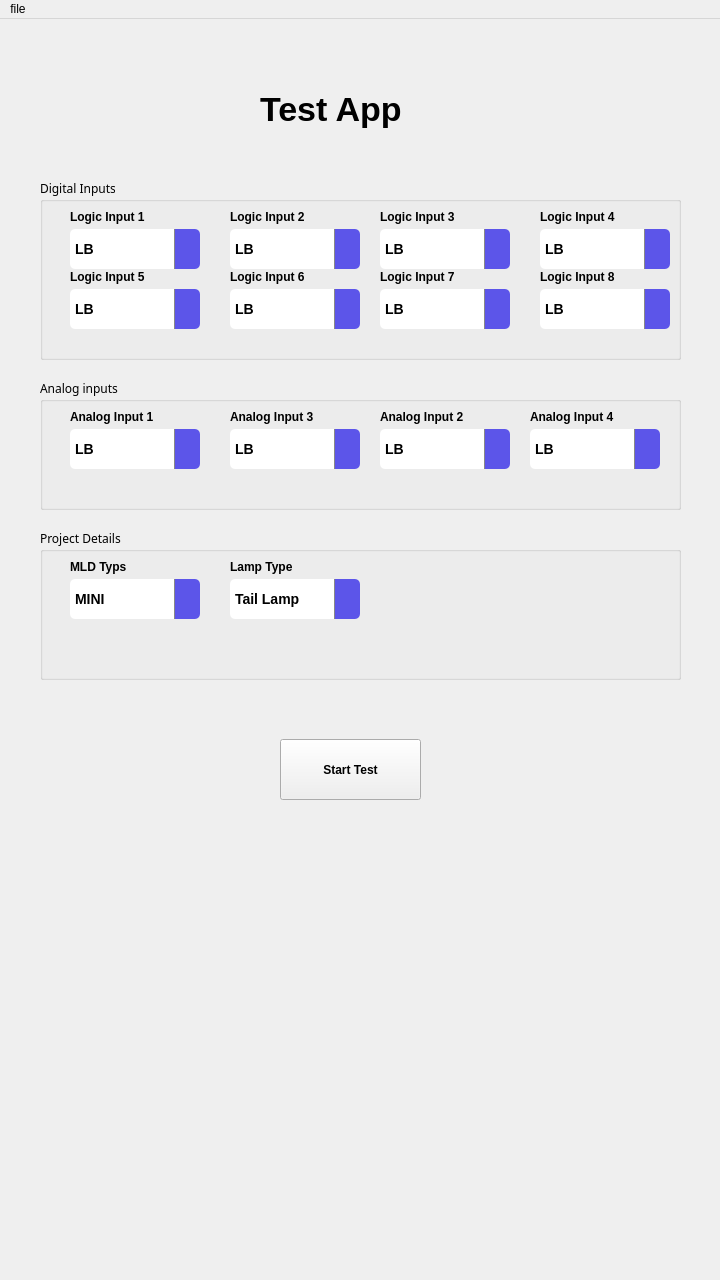
<?xml version="1.0" encoding="UTF-8"?>
<ui version="4.0">
 <class>MainWindow</class>
 <widget class="QMainWindow" name="MainWindow">
  <property name="geometry">
   <rect>
    <x>0</x>
    <y>0</y>
    <width>720</width>
    <height>1280</height>
   </rect>
  </property>
  <property name="windowTitle">
   <string>MainWindow</string>
  </property>
  <property name="styleSheet">
   <string notr="true">/* Closed (default) QComboBox view */
QComboBox {
    background-color: white;
    color: black;
    min-width: 120px;
    min-height: 30px;
    font-size: 14px;
    font-weight: bold;
    border-radius: 5px;
    padding: 5px;
}

/* Drop-down arrow */
QComboBox::drop-down {
    subcontrol-origin: padding;
    subcontrol-position: top right;
    width: 25px;
    background-color: #5c55e9;
    border-left: 1px solid #888;
    border-top-right-radius: 5px;
    border-bottom-right-radius: 5px;
}

/* Drop-down arrow icon */
QComboBox::down-arrow {
    image: none; /* Optional: remove built-in arrow if you want to add your own */
    border: none;
}

/* Drop-down list (popup) */
QComboBox QAbstractItemView {
    background-color: #5c55e9;  /* Popup background */
    color: white;               /* Popup text */
    selection-background-color: #3d4ef2;
    selection-color: white;
    border: none;
}
</string>
  </property>
  <widget class="QWidget" name="centralwidget">
   <property name="styleSheet">
    <string notr="true"/>
   </property>
   <widget class="QGroupBox" name="groupBox">
    <property name="geometry">
     <rect>
      <x>40</x>
      <y>160</y>
      <width>641</width>
      <height>181</height>
     </rect>
    </property>
    <property name="font">
     <font>
      <family>Segoe UI,sans-serif</family>
     </font>
    </property>
    <property name="styleSheet">
     <string notr="true"/>
    </property>
    <property name="title">
     <string>Digital Inputs </string>
    </property>
    <widget class="QLabel" name="label">
     <property name="geometry">
      <rect>
       <x>30</x>
       <y>30</y>
       <width>111</width>
       <height>16</height>
      </rect>
     </property>
     <property name="font">
      <font>
       <weight>75</weight>
       <bold>true</bold>
      </font>
     </property>
     <property name="text">
      <string>Logic Input 1 </string>
     </property>
    </widget>
    <widget class="QLabel" name="label_2">
     <property name="geometry">
      <rect>
       <x>190</x>
       <y>30</y>
       <width>91</width>
       <height>16</height>
      </rect>
     </property>
     <property name="font">
      <font>
       <weight>75</weight>
       <bold>true</bold>
      </font>
     </property>
     <property name="text">
      <string>Logic Input 2</string>
     </property>
    </widget>
    <widget class="QLabel" name="label_7">
     <property name="geometry">
      <rect>
       <x>190</x>
       <y>90</y>
       <width>81</width>
       <height>16</height>
      </rect>
     </property>
     <property name="font">
      <font>
       <weight>75</weight>
       <bold>true</bold>
      </font>
     </property>
     <property name="text">
      <string>Logic Input 6</string>
     </property>
    </widget>
    <widget class="QLabel" name="label_8">
     <property name="geometry">
      <rect>
       <x>30</x>
       <y>90</y>
       <width>121</width>
       <height>16</height>
      </rect>
     </property>
     <property name="font">
      <font>
       <weight>75</weight>
       <bold>true</bold>
      </font>
     </property>
     <property name="text">
      <string>Logic Input 5</string>
     </property>
    </widget>
    <widget class="QComboBox" name="comboBox_14">
     <property name="geometry">
      <rect>
       <x>190</x>
       <y>50</y>
       <width>130</width>
       <height>40</height>
      </rect>
     </property>
     <property name="font">
      <font>
       <pointsize>-1</pointsize>
       <weight>75</weight>
       <bold>true</bold>
      </font>
     </property>
     <item>
      <property name="text">
       <string>LB</string>
      </property>
     </item>
     <item>
      <property name="text">
       <string>HB</string>
      </property>
     </item>
     <item>
      <property name="text">
       <string>DRL/POL</string>
      </property>
     </item>
     <item>
      <property name="text">
       <string>TI</string>
      </property>
     </item>
     <item>
      <property name="text">
       <string>Animation</string>
      </property>
     </item>
     <item>
      <property name="text">
       <string>Stop</string>
      </property>
     </item>
     <item>
      <property name="text">
       <string>Tail</string>
      </property>
     </item>
     <item>
      <property name="text">
       <string>Side Marker</string>
      </property>
     </item>
     <item>
      <property name="text">
       <string>Seq TI</string>
      </property>
     </item>
    </widget>
    <widget class="QComboBox" name="comboBox_13">
     <property name="geometry">
      <rect>
       <x>190</x>
       <y>110</y>
       <width>130</width>
       <height>40</height>
      </rect>
     </property>
     <property name="font">
      <font>
       <pointsize>-1</pointsize>
       <weight>75</weight>
       <bold>true</bold>
      </font>
     </property>
     <item>
      <property name="text">
       <string>LB</string>
      </property>
     </item>
     <item>
      <property name="text">
       <string>HB</string>
      </property>
     </item>
     <item>
      <property name="text">
       <string>DRL/POL</string>
      </property>
     </item>
     <item>
      <property name="text">
       <string>TI</string>
      </property>
     </item>
     <item>
      <property name="text">
       <string>Animation</string>
      </property>
     </item>
     <item>
      <property name="text">
       <string>Stop</string>
      </property>
     </item>
     <item>
      <property name="text">
       <string>Tail</string>
      </property>
     </item>
     <item>
      <property name="text">
       <string>Side Marker</string>
      </property>
     </item>
     <item>
      <property name="text">
       <string>Seq TI</string>
      </property>
     </item>
    </widget>
    <widget class="QComboBox" name="comboBox_12">
     <property name="geometry">
      <rect>
       <x>30</x>
       <y>50</y>
       <width>130</width>
       <height>40</height>
      </rect>
     </property>
     <property name="font">
      <font>
       <pointsize>-1</pointsize>
       <weight>75</weight>
       <bold>true</bold>
      </font>
     </property>
     <item>
      <property name="text">
       <string>LB</string>
      </property>
     </item>
     <item>
      <property name="text">
       <string>HB</string>
      </property>
     </item>
     <item>
      <property name="text">
       <string>DRL/POL</string>
      </property>
     </item>
     <item>
      <property name="text">
       <string>TI</string>
      </property>
     </item>
     <item>
      <property name="text">
       <string>Animation</string>
      </property>
     </item>
     <item>
      <property name="text">
       <string>Stop</string>
      </property>
     </item>
     <item>
      <property name="text">
       <string>Tail</string>
      </property>
     </item>
     <item>
      <property name="text">
       <string>Side Marker</string>
      </property>
     </item>
     <item>
      <property name="text">
       <string>Seq TI</string>
      </property>
     </item>
    </widget>
    <widget class="QComboBox" name="comboBox_7">
     <property name="geometry">
      <rect>
       <x>30</x>
       <y>110</y>
       <width>130</width>
       <height>40</height>
      </rect>
     </property>
     <property name="font">
      <font>
       <pointsize>-1</pointsize>
       <weight>75</weight>
       <bold>true</bold>
      </font>
     </property>
     <item>
      <property name="text">
       <string>LB</string>
      </property>
     </item>
     <item>
      <property name="text">
       <string>HB</string>
      </property>
     </item>
     <item>
      <property name="text">
       <string>DRL/POL</string>
      </property>
     </item>
     <item>
      <property name="text">
       <string>TI</string>
      </property>
     </item>
     <item>
      <property name="text">
       <string>Animation</string>
      </property>
     </item>
     <item>
      <property name="text">
       <string>Stop</string>
      </property>
     </item>
     <item>
      <property name="text">
       <string>Tail</string>
      </property>
     </item>
     <item>
      <property name="text">
       <string>Side Marker</string>
      </property>
     </item>
     <item>
      <property name="text">
       <string>Seq TI</string>
      </property>
     </item>
    </widget>
    <widget class="QComboBox" name="comboBox_22">
     <property name="geometry">
      <rect>
       <x>340</x>
       <y>50</y>
       <width>130</width>
       <height>40</height>
      </rect>
     </property>
     <property name="font">
      <font>
       <pointsize>-1</pointsize>
       <weight>75</weight>
       <bold>true</bold>
      </font>
     </property>
     <item>
      <property name="text">
       <string>LB</string>
      </property>
     </item>
     <item>
      <property name="text">
       <string>HB</string>
      </property>
     </item>
     <item>
      <property name="text">
       <string>DRL/POL</string>
      </property>
     </item>
     <item>
      <property name="text">
       <string>TI</string>
      </property>
     </item>
     <item>
      <property name="text">
       <string>Animation</string>
      </property>
     </item>
     <item>
      <property name="text">
       <string>Stop</string>
      </property>
     </item>
     <item>
      <property name="text">
       <string>Tail</string>
      </property>
     </item>
     <item>
      <property name="text">
       <string>Side Marker</string>
      </property>
     </item>
     <item>
      <property name="text">
       <string>Seq TI</string>
      </property>
     </item>
    </widget>
    <widget class="QLabel" name="label_17">
     <property name="geometry">
      <rect>
       <x>500</x>
       <y>30</y>
       <width>111</width>
       <height>16</height>
      </rect>
     </property>
     <property name="font">
      <font>
       <weight>75</weight>
       <bold>true</bold>
      </font>
     </property>
     <property name="text">
      <string>Logic Input 4</string>
     </property>
    </widget>
    <widget class="QLabel" name="label_18">
     <property name="geometry">
      <rect>
       <x>340</x>
       <y>30</y>
       <width>111</width>
       <height>16</height>
      </rect>
     </property>
     <property name="font">
      <font>
       <weight>75</weight>
       <bold>true</bold>
      </font>
     </property>
     <property name="text">
      <string>Logic Input 3</string>
     </property>
    </widget>
    <widget class="QLabel" name="label_19">
     <property name="geometry">
      <rect>
       <x>500</x>
       <y>90</y>
       <width>111</width>
       <height>16</height>
      </rect>
     </property>
     <property name="font">
      <font>
       <weight>75</weight>
       <bold>true</bold>
      </font>
     </property>
     <property name="text">
      <string>Logic Input 8</string>
     </property>
    </widget>
    <widget class="QComboBox" name="comboBox_23">
     <property name="geometry">
      <rect>
       <x>500</x>
       <y>110</y>
       <width>130</width>
       <height>40</height>
      </rect>
     </property>
     <property name="font">
      <font>
       <pointsize>-1</pointsize>
       <weight>75</weight>
       <bold>true</bold>
      </font>
     </property>
     <item>
      <property name="text">
       <string>LB</string>
      </property>
     </item>
     <item>
      <property name="text">
       <string>HB</string>
      </property>
     </item>
     <item>
      <property name="text">
       <string>DRL/POL</string>
      </property>
     </item>
     <item>
      <property name="text">
       <string>TI</string>
      </property>
     </item>
     <item>
      <property name="text">
       <string>Animation</string>
      </property>
     </item>
     <item>
      <property name="text">
       <string>Stop</string>
      </property>
     </item>
     <item>
      <property name="text">
       <string>Tail</string>
      </property>
     </item>
     <item>
      <property name="text">
       <string>Side Marker</string>
      </property>
     </item>
     <item>
      <property name="text">
       <string>Seq TI</string>
      </property>
     </item>
    </widget>
    <widget class="QComboBox" name="comboBox_24">
     <property name="geometry">
      <rect>
       <x>340</x>
       <y>110</y>
       <width>130</width>
       <height>40</height>
      </rect>
     </property>
     <property name="font">
      <font>
       <pointsize>-1</pointsize>
       <weight>75</weight>
       <bold>true</bold>
      </font>
     </property>
     <item>
      <property name="text">
       <string>LB</string>
      </property>
     </item>
     <item>
      <property name="text">
       <string>HB</string>
      </property>
     </item>
     <item>
      <property name="text">
       <string>DRL/POL</string>
      </property>
     </item>
     <item>
      <property name="text">
       <string>TI</string>
      </property>
     </item>
     <item>
      <property name="text">
       <string>Animation</string>
      </property>
     </item>
     <item>
      <property name="text">
       <string>Stop</string>
      </property>
     </item>
     <item>
      <property name="text">
       <string>Tail</string>
      </property>
     </item>
     <item>
      <property name="text">
       <string>Side Marker</string>
      </property>
     </item>
     <item>
      <property name="text">
       <string>Seq TI</string>
      </property>
     </item>
    </widget>
    <widget class="QComboBox" name="comboBox_25">
     <property name="geometry">
      <rect>
       <x>500</x>
       <y>50</y>
       <width>130</width>
       <height>40</height>
      </rect>
     </property>
     <property name="font">
      <font>
       <pointsize>-1</pointsize>
       <weight>75</weight>
       <bold>true</bold>
      </font>
     </property>
     <item>
      <property name="text">
       <string>LB</string>
      </property>
     </item>
     <item>
      <property name="text">
       <string>HB</string>
      </property>
     </item>
     <item>
      <property name="text">
       <string>DRL/POL</string>
      </property>
     </item>
     <item>
      <property name="text">
       <string>TI</string>
      </property>
     </item>
     <item>
      <property name="text">
       <string>Animation</string>
      </property>
     </item>
     <item>
      <property name="text">
       <string>Stop</string>
      </property>
     </item>
     <item>
      <property name="text">
       <string>Tail</string>
      </property>
     </item>
     <item>
      <property name="text">
       <string>Side Marker</string>
      </property>
     </item>
     <item>
      <property name="text">
       <string>Seq TI</string>
      </property>
     </item>
    </widget>
    <widget class="QLabel" name="label_20">
     <property name="geometry">
      <rect>
       <x>340</x>
       <y>90</y>
       <width>111</width>
       <height>16</height>
      </rect>
     </property>
     <property name="font">
      <font>
       <weight>75</weight>
       <bold>true</bold>
      </font>
     </property>
     <property name="text">
      <string>Logic Input 7</string>
     </property>
    </widget>
   </widget>
   <widget class="QGroupBox" name="groupBox_2">
    <property name="geometry">
     <rect>
      <x>40</x>
      <y>360</y>
      <width>641</width>
      <height>131</height>
     </rect>
    </property>
    <property name="font">
     <font>
      <family>Segoe UI,sans-serif</family>
     </font>
    </property>
    <property name="title">
     <string>Analog inputs </string>
    </property>
    <widget class="QLabel" name="label_9">
     <property name="geometry">
      <rect>
       <x>30</x>
       <y>30</y>
       <width>121</width>
       <height>16</height>
      </rect>
     </property>
     <property name="font">
      <font>
       <weight>75</weight>
       <bold>true</bold>
      </font>
     </property>
     <property name="text">
      <string>Analog Input 1 </string>
     </property>
    </widget>
    <widget class="QLabel" name="label_10">
     <property name="geometry">
      <rect>
       <x>340</x>
       <y>30</y>
       <width>111</width>
       <height>16</height>
      </rect>
     </property>
     <property name="font">
      <font>
       <weight>75</weight>
       <bold>true</bold>
      </font>
     </property>
     <property name="text">
      <string>Analog Input 2</string>
     </property>
    </widget>
    <widget class="QLabel" name="label_15">
     <property name="geometry">
      <rect>
       <x>490</x>
       <y>30</y>
       <width>121</width>
       <height>16</height>
      </rect>
     </property>
     <property name="font">
      <font>
       <weight>75</weight>
       <bold>true</bold>
      </font>
     </property>
     <property name="text">
      <string>Analog Input 4</string>
     </property>
    </widget>
    <widget class="QLabel" name="label_16">
     <property name="geometry">
      <rect>
       <x>190</x>
       <y>30</y>
       <width>121</width>
       <height>16</height>
      </rect>
     </property>
     <property name="font">
      <font>
       <weight>75</weight>
       <bold>true</bold>
      </font>
     </property>
     <property name="text">
      <string>Analog Input 3</string>
     </property>
    </widget>
    <widget class="QComboBox" name="comboBox_18">
     <property name="geometry">
      <rect>
       <x>340</x>
       <y>50</y>
       <width>130</width>
       <height>40</height>
      </rect>
     </property>
     <property name="font">
      <font>
       <pointsize>-1</pointsize>
       <weight>75</weight>
       <bold>true</bold>
      </font>
     </property>
     <item>
      <property name="text">
       <string>LB</string>
      </property>
     </item>
     <item>
      <property name="text">
       <string>HB</string>
      </property>
     </item>
     <item>
      <property name="text">
       <string>DRL/POL</string>
      </property>
     </item>
     <item>
      <property name="text">
       <string>TI</string>
      </property>
     </item>
     <item>
      <property name="text">
       <string>Animation</string>
      </property>
     </item>
     <item>
      <property name="text">
       <string>Stop</string>
      </property>
     </item>
     <item>
      <property name="text">
       <string>Tail</string>
      </property>
     </item>
     <item>
      <property name="text">
       <string>Side Marker</string>
      </property>
     </item>
     <item>
      <property name="text">
       <string>Seq TI</string>
      </property>
     </item>
    </widget>
    <widget class="QComboBox" name="comboBox_19">
     <property name="geometry">
      <rect>
       <x>490</x>
       <y>50</y>
       <width>130</width>
       <height>40</height>
      </rect>
     </property>
     <property name="font">
      <font>
       <pointsize>-1</pointsize>
       <weight>75</weight>
       <bold>true</bold>
      </font>
     </property>
     <item>
      <property name="text">
       <string>LB</string>
      </property>
     </item>
     <item>
      <property name="text">
       <string>HB</string>
      </property>
     </item>
     <item>
      <property name="text">
       <string>DRL/POL</string>
      </property>
     </item>
     <item>
      <property name="text">
       <string>TI</string>
      </property>
     </item>
     <item>
      <property name="text">
       <string>Animation</string>
      </property>
     </item>
     <item>
      <property name="text">
       <string>Stop</string>
      </property>
     </item>
     <item>
      <property name="text">
       <string>Tail</string>
      </property>
     </item>
     <item>
      <property name="text">
       <string>Side Marker</string>
      </property>
     </item>
     <item>
      <property name="text">
       <string>Seq TI</string>
      </property>
     </item>
    </widget>
    <widget class="QComboBox" name="comboBox_20">
     <property name="geometry">
      <rect>
       <x>30</x>
       <y>50</y>
       <width>130</width>
       <height>40</height>
      </rect>
     </property>
     <property name="font">
      <font>
       <pointsize>-1</pointsize>
       <weight>75</weight>
       <bold>true</bold>
      </font>
     </property>
     <item>
      <property name="text">
       <string>LB</string>
      </property>
     </item>
     <item>
      <property name="text">
       <string>HB</string>
      </property>
     </item>
     <item>
      <property name="text">
       <string>DRL/POL</string>
      </property>
     </item>
     <item>
      <property name="text">
       <string>TI</string>
      </property>
     </item>
     <item>
      <property name="text">
       <string>Animation</string>
      </property>
     </item>
     <item>
      <property name="text">
       <string>Stop</string>
      </property>
     </item>
     <item>
      <property name="text">
       <string>Tail</string>
      </property>
     </item>
     <item>
      <property name="text">
       <string>Side Marker</string>
      </property>
     </item>
     <item>
      <property name="text">
       <string>Seq TI</string>
      </property>
     </item>
    </widget>
    <widget class="QComboBox" name="comboBox_21">
     <property name="geometry">
      <rect>
       <x>190</x>
       <y>50</y>
       <width>130</width>
       <height>40</height>
      </rect>
     </property>
     <property name="font">
      <font>
       <pointsize>-1</pointsize>
       <weight>75</weight>
       <bold>true</bold>
      </font>
     </property>
     <item>
      <property name="text">
       <string>LB</string>
      </property>
     </item>
     <item>
      <property name="text">
       <string>HB</string>
      </property>
     </item>
     <item>
      <property name="text">
       <string>DRL/POL</string>
      </property>
     </item>
     <item>
      <property name="text">
       <string>TI</string>
      </property>
     </item>
     <item>
      <property name="text">
       <string>Animation</string>
      </property>
     </item>
     <item>
      <property name="text">
       <string>Stop</string>
      </property>
     </item>
     <item>
      <property name="text">
       <string>Tail</string>
      </property>
     </item>
     <item>
      <property name="text">
       <string>Side Marker</string>
      </property>
     </item>
     <item>
      <property name="text">
       <string>Seq TI</string>
      </property>
     </item>
    </widget>
   </widget>
   <widget class="QGroupBox" name="groupBox_3">
    <property name="geometry">
     <rect>
      <x>40</x>
      <y>510</y>
      <width>641</width>
      <height>151</height>
     </rect>
    </property>
    <property name="font">
     <font>
      <family>Segoe UI,sans-serif</family>
     </font>
    </property>
    <property name="title">
     <string>Project Details</string>
    </property>
    <widget class="QLabel" name="label_11">
     <property name="geometry">
      <rect>
       <x>30</x>
       <y>30</y>
       <width>91</width>
       <height>16</height>
      </rect>
     </property>
     <property name="font">
      <font>
       <weight>75</weight>
       <bold>true</bold>
      </font>
     </property>
     <property name="text">
      <string>MLD Typs</string>
     </property>
    </widget>
    <widget class="QLabel" name="label_22">
     <property name="geometry">
      <rect>
       <x>190</x>
       <y>30</y>
       <width>91</width>
       <height>16</height>
      </rect>
     </property>
     <property name="font">
      <font>
       <weight>75</weight>
       <bold>true</bold>
      </font>
     </property>
     <property name="text">
      <string>Lamp Type</string>
     </property>
    </widget>
    <widget class="QComboBox" name="comboBox_28">
     <property name="geometry">
      <rect>
       <x>30</x>
       <y>50</y>
       <width>130</width>
       <height>40</height>
      </rect>
     </property>
     <property name="font">
      <font>
       <pointsize>-1</pointsize>
       <weight>75</weight>
       <bold>true</bold>
      </font>
     </property>
     <item>
      <property name="text">
       <string>MINI</string>
      </property>
     </item>
     <item>
      <property name="text">
       <string>STD</string>
      </property>
     </item>
     <item>
      <property name="text">
       <string>PLUS</string>
      </property>
     </item>
    </widget>
    <widget class="QComboBox" name="comboBox_29">
     <property name="geometry">
      <rect>
       <x>190</x>
       <y>50</y>
       <width>130</width>
       <height>40</height>
      </rect>
     </property>
     <property name="font">
      <font>
       <pointsize>-1</pointsize>
       <weight>75</weight>
       <bold>true</bold>
      </font>
     </property>
     <item>
      <property name="text">
       <string>Tail Lamp</string>
      </property>
     </item>
     <item>
      <property name="text">
       <string>Head Lamp</string>
      </property>
     </item>
     <item>
      <property name="text">
       <string>Car Body</string>
      </property>
     </item>
    </widget>
   </widget>
   <widget class="QPushButton" name="pushButton">
    <property name="geometry">
     <rect>
      <x>280</x>
      <y>720</y>
      <width>141</width>
      <height>61</height>
     </rect>
    </property>
    <property name="font">
     <font>
      <weight>75</weight>
      <bold>true</bold>
     </font>
    </property>
    <property name="text">
     <string>Start Test</string>
    </property>
    <property name="icon">
     <iconset>
      <normaloff>../../Users/nikhi/Downloads/play.png</normaloff>../../Users/nikhi/Downloads/play.png</iconset>
    </property>
    <property name="iconSize">
     <size>
      <width>50</width>
      <height>50</height>
     </size>
    </property>
   </widget>
   <widget class="QLabel" name="label_4">
    <property name="geometry">
     <rect>
      <x>260</x>
      <y>60</y>
      <width>161</width>
      <height>61</height>
     </rect>
    </property>
    <property name="font">
     <font>
      <pointsize>-1</pointsize>
      <weight>75</weight>
      <bold>true</bold>
     </font>
    </property>
    <property name="styleSheet">
     <string notr="true">QLabel {
    min-width: 100px;    /* Optional: Width */
    min-height: 30px;    /* Optional: Height */
    font-size: 34px;     /* Adjust font size */
    font-weight: bold;   /* Optional: make text bold */
}</string>
    </property>
    <property name="text">
     <string>Test App </string>
    </property>
   </widget>
  </widget>
  <widget class="QMenuBar" name="menubar">
   <property name="geometry">
    <rect>
     <x>0</x>
     <y>0</y>
     <width>720</width>
     <height>26</height>
    </rect>
   </property>
   <widget class="QMenu" name="menufile">
    <property name="title">
     <string>file</string>
    </property>
    <addaction name="actionsave"/>
    <addaction name="actionload"/>
   </widget>
   <addaction name="menufile"/>
  </widget>
  <action name="actionsave">
   <property name="text">
    <string>save</string>
   </property>
  </action>
  <action name="actionload">
   <property name="text">
    <string>load</string>
   </property>
  </action>
 </widget>
 <resources/>
 <connections/>
</ui>
